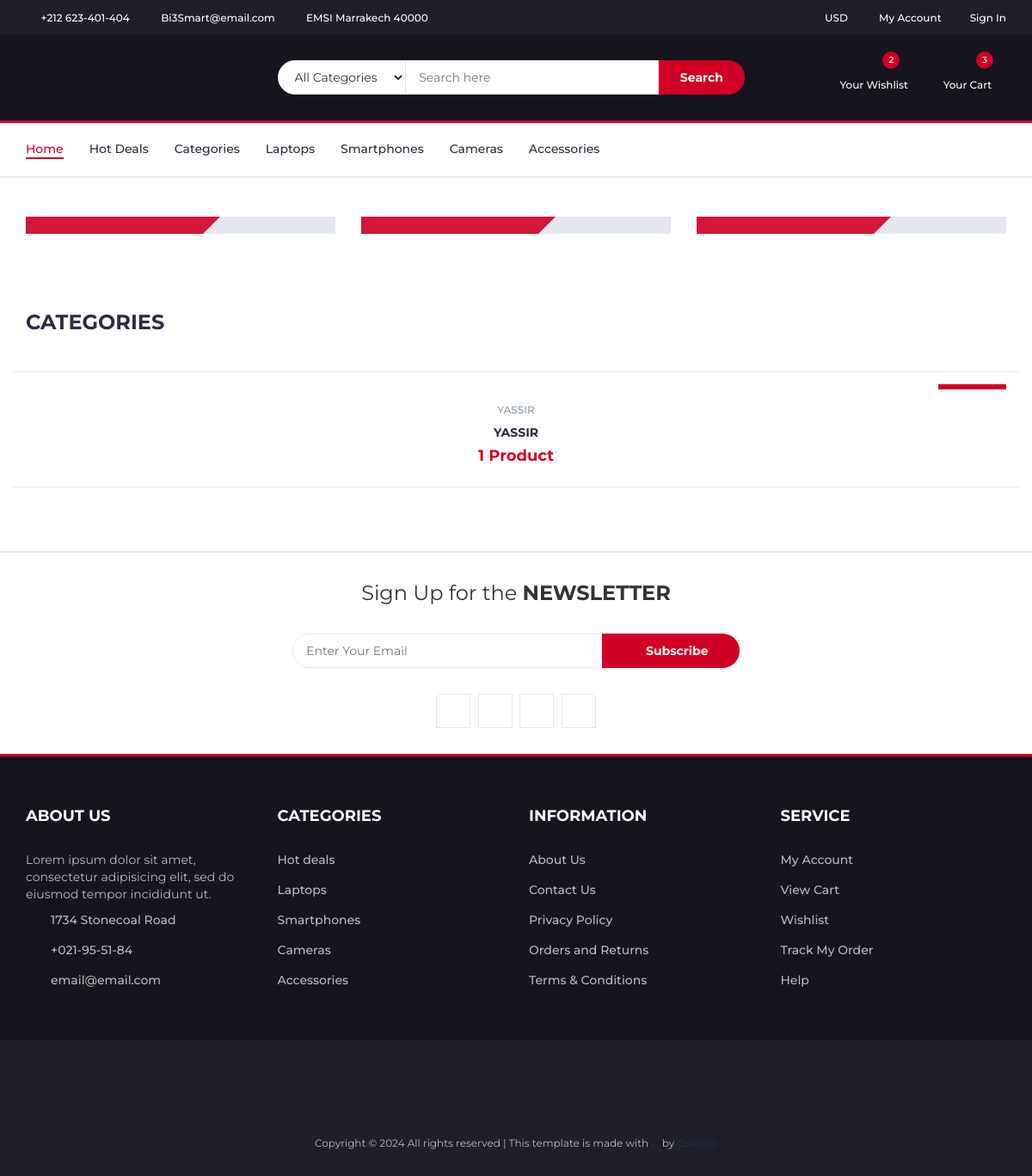
The app's page /category/, older data.
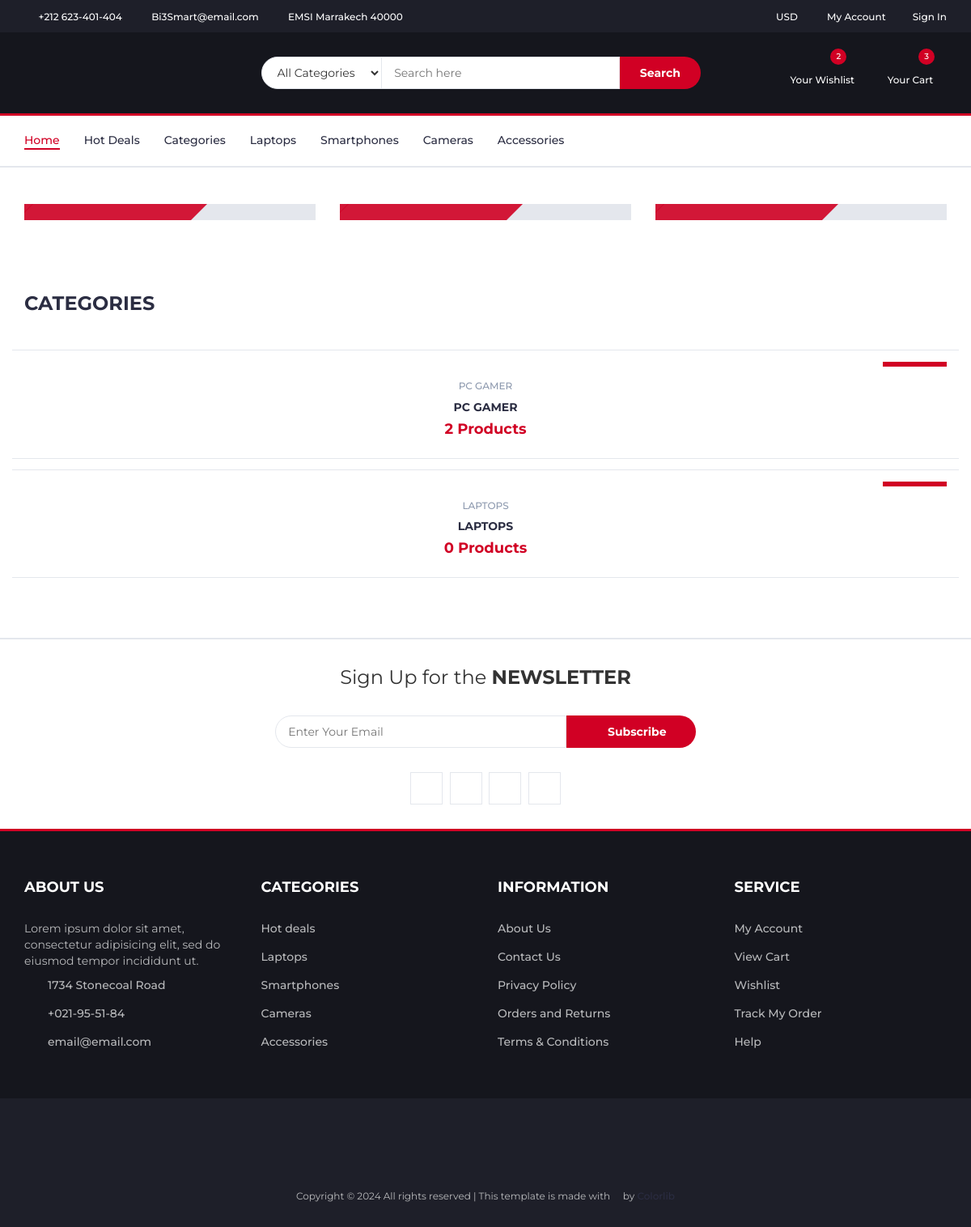
The same page, newer data.
### core/models.py (models this page shows, shortened)
class Category(models.Model):
    C_id= ShortUUIDField(unique=True, length=10, max_length=20,prefix="cat",alphabet="abcdefghijklmnop123456789")
    title = models.CharField(max_length=100,default="Title Category")
    image = models.ImageField(upload_to="category", default="category.jpg")
    class Meta:
        verbose_name_plural = "Categories"

### core/views.py (the view)
# urls.py: path("category/" , category_list_view , name="category_list"),
def category_list_view(request):
    categories = Category.objects.all()
    context = {
        "categories":categories,
    }
    return render(request,'core/category-list.html',context)

### templates/core/category-list.html (shortened to what this page needs)
{% extends 'partials/base.html'%}
{% load static %}
{% block content %}
   <nav id="navigation">
    <div class="container">
      <div id="responsive-nav">
        <ul class="main-nav nav navbar-nav">
          <li class="active"><a href="#">Home</a></li>
          <li><a href="#">Hot Deals</a></li>
          <li><a href="#">Categories</a></li>
          <li><a href="#">Laptops</a></li>
          <li><a href="#">Smartphones</a></li>
          <li><a href="#">Cameras</a></li>
          <li><a href="#">Accessories</a></li>
        </ul>
      </div>
    </div>
  </nav>
  <div class="section">
    <div class="container">
      <div class="row">
        <div class="col-md-4 col-xs-6">
          <div class="shop">
            <div class="shop-img">
            </div>
            <div class="shop-body">
            </div>
          </div>
        </div>
        <div class="col-md-4 col-xs-6">
          <div class="shop">
            <div class="shop-img">
            </div>
            <div class="shop-body">
            </div>
          </div>
        </div>
        <div class="col-md-4 col-xs-6">
          <div class="shop">
            <div class="shop-img">
            </div>
            <div class="shop-body">
            </div>
          </div>
        </div>
      </div>
    </div>
  </div>
  <div class="section">
    <div class="container">
      <div class="row">
        <div class="col-md-12">
          <div class="section-title">
            <h3 class="title">Categories</h3>
          </div>
        </div>
        <div class="col-md-12">
          <div class="row">
            <div class="products-tabs">
              <div id="tab1" class="tab-pane active">
                <div class="products-slick" data-nav="#slick-nav-1">
                  {% for category in categories%}
                        <div class="product">
                          <a href="{% url 'core:category_product_list' category.C_id%}">
                          <div class="product-img">
                            <div class="product-label">
                              <span class="new">Category</span>
                            </div>
                          </div>
                          <div class="product-body">
                            <p class="product-category">{{category.title}}</p>
                            <h3 class="product-name">
                              {{category.title}}
                            </h3>
                            <h4 class="product-price">
                              {{category.category.count}} Product{{category.category.count|pluralize:"s"}}
                            </h4>
                          </div>
                        </a>
                        </div>
                  {% endfor%}
                </div>
              </div>
            </div>
          </div>
        </div>
      </div>
    </div>
  </div>
  <div id="newsletter" class="section">
    <div class="container">
      <div class="row">
        <div class="col-md-12">
          <div class="newsletter">
            <p>Sign Up for the <strong>NEWSLETTER</strong></p>
            <form>
              <input
                class="input"
                type="email"
                placeholder="Enter Your Email"
              />
              <button class="newsletter-btn">
                <i class="fa fa-envelope"></i> Subscribe
              </button>
            </form>
            <ul class="newsletter-follow">
              <li>
                <a href="#"><i class="fa fa-facebook"></i></a>
              </li>
              <li>
                <a href="#"><i class="fa fa-twitter"></i></a>
              </li>
              <li>
                <a href="#"><i class="fa fa-instagram"></i></a>
              </li>
              <li>
                <a href="#"><i class="fa fa-pinterest"></i></a>
              </li>
            </ul>
          </div>
        </div>
      </div>
    </div>
  </div>
{% endblock content %}

Row changes from the older to the newer data that the page shows:
changed Category: title "YASSIR" → "PC GAMER"; category.count "1" → "2"
added Category: title "LAPTOPS", category.count "0"
